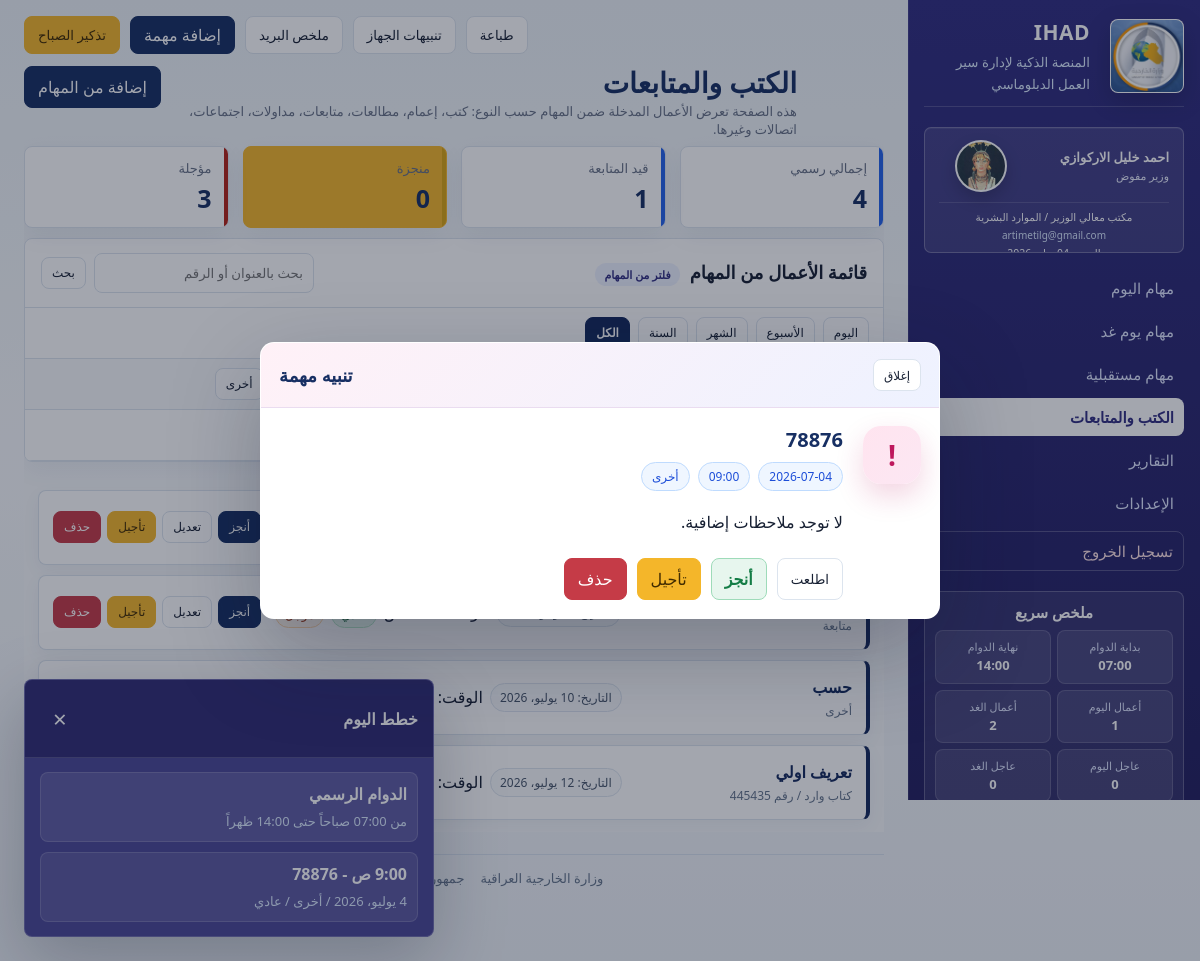
/books/ (signed in), run on the app's committed database.
### accounts/models.py (models this page shows, shortened)
class UserProfile(models.Model):
    class Role(models.TextChoices):
        ADMIN = 'ADMIN', 'Admin'
        DIRECTOR = 'DIRECTOR', 'Director'
        SECTION_HEAD = 'SECTION_HEAD', 'Section Head'
        EMPLOYEE = 'EMPLOYEE', 'Employee'
        VIEWER = 'VIEWER', 'Viewer'
    user = models.OneToOneField(settings.AUTH_USER_MODEL, on_delete=models.CASCADE, related_name='profile')
    role = models.CharField(max_length=20, choices=Role.choices, default=Role.EMPLOYEE)
    full_name = models.CharField(max_length=150)
    department = models.CharField(max_length=150)
    section = models.CharField(max_length=150, blank=True)
    job_title = models.CharField(max_length=150, blank=True)
    email_for_alerts = models.EmailField(blank=True)
    photo = models.ImageField(upload_to='profiles/', blank=True, null=True)
    first_school = models.CharField(max_length=150, blank=True)
    birth_city = models.CharField(max_length=150, blank=True)
    created_at = models.DateTimeField(auto_now_add=True)

### planner/models.py (models this page shows, shortened)
class Task(models.Model):
    class Type(models.TextChoices):
        REVIEW = 'REVIEW', 'مطالعة'
        INCOMING = 'INCOMING', 'كتاب وارد'
        OUTGOING = 'OUTGOING', 'كتاب صادر'
        CIRCULAR = 'CIRCULAR', 'إعمام'
        DELIBERATION = 'DELIBERATION', 'مداولة'
        FOLLOWUP = 'FOLLOWUP', 'متابعة'
        MEETING = 'MEETING', 'اجتماع'
        CALL = 'CALL', 'اتصال'
        OTHER = 'OTHER', 'أخرى'
    class Priority(models.TextChoices):
        NORMAL = 'NORMAL', 'عادي'
        IMPORTANT = 'IMPORTANT', 'مهم'
        URGENT = 'URGENT', 'عاجل'
    class Status(models.TextChoices):
        OPEN = 'OPEN', 'مفتوح'
        DONE = 'DONE', 'منجز'
        DEFERRED = 'DEFERRED', 'مؤجل'
        OVERDUE = 'OVERDUE', 'متأخر'
        CANCELLED = 'CANCELLED', 'ملغاة'
    user = models.ForeignKey(settings.AUTH_USER_MODEL, on_delete=models.CASCADE, related_name='tasks')
    title = models.CharField(max_length=220)
    task_type = models.CharField(max_length=24, choices=Type.choices, default=Type.OTHER)
    reference_number = models.CharField(max_length=80, blank=True)
    priority = models.CharField(max_length=20, choices=Priority.choices, default=Priority.NORMAL)
    status = models.CharField(max_length=20, choices=Status.choices, default=Status.OPEN)
    due_date = models.DateField(default=timezone.localdate)
    due_time = models.TimeField(default=time(9, 0))
    notes = models.TextField(blank=True)
    created_at = models.DateTimeField(auto_now_add=True)
    updated_at = models.DateTimeField(auto_now=True)
    class Meta:
        ordering = ['due_date', 'due_time', '-created_at']

### books/views.py (the view)
# urls.py: path('', views.book_list, name='books'),
@login_required
def book_list(request):
    base_items = restrict_queryset(Task.objects.filter(task_type__in=BOOKS_FOLLOWUP_TYPES), request.user)
    items = base_items
    q = request.GET.get('q', '').strip()
    period = request.GET.get('period', 'all')
    sort = request.GET.get('sort', 'due_date')
    task_type = request.GET.get('type', '')
    status = request.GET.get('status', '')
    priority = request.GET.get('priority', '')
    if q:
        items = items.filter(Q(title__icontains=q) | Q(notes__icontains=q) | Q(reference_number__icontains=q))
    if task_type in BOOKS_FOLLOWUP_TYPES:
        items = items.filter(task_type=task_type)
    if status in [Task.Status.OPEN, Task.Status.DONE, Task.Status.DEFERRED, Task.Status.OVERDUE, Task.Status.CANCELLED]:
        items = items.filter(status=status)
    if priority in [Task.Priority.URGENT, Task.Priority.IMPORTANT, Task.Priority.NORMAL]:
        items = items.filter(priority=priority)
    items = _period_filter(items, period)
    if sort in ['title', 'due_date', 'task_type', 'priority', 'status']:
        items = items.order_by(sort, 'due_time')
    today = timezone.localdate()
    stats = {
        'total': base_items.count(),
        'open': base_items.filter(status=Task.Status.OPEN).count(),
        'done': base_items.filter(status=Task.Status.DONE).count(),
        'deferred': base_items.filter(status=Task.Status.DEFERRED).count(),
        'urgent': base_items.filter(priority=Task.Priority.URGENT).count(),
        'due_today': base_items.filter(due_date=today).count(),
    }
    return render(request, 'books.html', {
        'items': items,
        'stats': stats,
        'q': q,
        'period': period,
        'sort': sort,
        'task_type': task_type,
        'status': status,
        'priority': priority,
        'official_types': [(value, label) for value, label in Task.Type.choices if value in BOOKS_FOLLOWUP_TYPES],
    })

### accounts/utils.py (called while the page is built, shortened)
def profile_for(user):
    return getattr(user, 'profile', None)

def role_for(user):
    if user.is_superuser:
        return UserProfile.Role.ADMIN
    profile = profile_for(user)
    return profile.role if profile else UserProfile.Role.EMPLOYEE

def visible_users(user):
    User = get_user_model()
    role = role_for(user)
    profile = profile_for(user)
    if role == UserProfile.Role.ADMIN:
        return User.objects.all()

def restrict_queryset(queryset, user):
    return queryset.filter(user__in=visible_users(user))

### books/views.py (called while the page is built)
def _period_filter(qs, period):
    today = timezone.localdate()
    if period == 'today':
        return qs.filter(due_date=today)
    if period == 'week':
        start = today - timedelta(days=today.weekday())
        return qs.filter(due_date__gte=start, due_date__lte=start + timedelta(days=6))
    if period == 'month':
        return qs.filter(due_date__year=today.year, due_date__month=today.month)
    if period == 'year':
        return qs.filter(due_date__year=today.year)
    return qs

### templates/books.html (shortened to what this page needs)
{% extends 'base.html' %}
{% block content %}
<div class="books-page-layout">
  <div class="books-fixed-zone">
<div class="top page-title-row simple-books-title">
  <div>
    <h1>الكتب والمتابعات</h1>
    <p>هذه الصفحة تعرض الأعمال المدخلة ضمن المهام حسب النوع: كتب، إعمام، مطالعات، متابعات، مداولات، اجتماعات، اتصالات وغيرها.</p>
  </div>
  <a class="btn primary" href="{% url 'planner:tasks' %}?section=today">إضافة من المهام</a>
</div>
<div class="stats dashboard-stats simple-books-stats">
  <div class="stat blue"><span>إجمالي رسمي</span><strong>{{ stats.total|default:0 }}</strong></div>
  <div class="stat blue"><span>قيد المتابعة</span><strong>{{ stats.open|default:0 }}</strong></div>
  <div class="stat gold"><span>منجزة</span><strong>{{ stats.done|default:0 }}</strong></div>
  <div class="stat red"><span>مؤجلة</span><strong>{{ stats.deferred|default:0 }}</strong></div>
</div>
<section class="panel books-panel simple-books-list official-task-filter">
  <div class="head simple-list-head">
    <h3>قائمة الأعمال من المهام</h3>
    <form method="get" class="search inline-search simple-search">
      <input name="q" value="{{ q }}" placeholder="بحث بالعنوان أو الرقم">
      <button class="btn small">بحث</button>
    </form>
  </div>
  <div class="simple-filter-row">
    <a class="btn small {% if period == 'today' %}active-filter{% endif %}" href="?period=today&type={{ task_type }}&sort={{ sort }}">اليوم</a>
    <a class="btn small {% if period == 'week' %}active-filter{% endif %}" href="?period=week&type={{ task_type }}&sort={{ sort }}">الأسبوع</a>
    <a class="btn small {% if period == 'month' %}active-filter{% endif %}" href="?period=month&type={{ task_type }}&sort={{ sort }}">الشهر</a>
    <a class="btn small {% if period == 'year' %}active-filter{% endif %}" href="?period=year&type={{ task_type }}&sort={{ sort }}">السنة</a>
    <a class="btn small {% if period == 'all' %}active-filter{% endif %}" href="?period=all&type={{ task_type }}&sort={{ sort }}">الكل</a>
  </div>
  <div class="simple-filter-row type-filter-row">
    <a class="btn small {% if not task_type %}active-filter{% endif %}" href="?period={{ period }}&sort={{ sort }}">كل الأنواع</a>
    {% for value,label in official_types %}
      <a class="btn small {% if task_type == value %}active-filter{% endif %}" href="?period={{ period }}&type={{ value }}&sort={{ sort }}">{{ label }}</a>
    {% endfor %}
  </div>
  <div class="simple-filter-row sort-filter-row">
    <a class="btn small" href="?period={{ period }}&type={{ task_type }}&sort=due_date">حسب التاريخ</a>
    <a class="btn small" href="?period={{ period }}&type={{ task_type }}&sort=priority">حسب الأولوية</a>
    <a class="btn small" href="?period={{ period }}&type={{ task_type }}&sort=status">حسب الحالة</a>
  </div>
  </div>
  <div class="simple-book-cards books-scroll-zone">
    {% for item in items %}
      <article class="simple-book-card official-task-card {% if item.status == 'DONE' %}task-done{% endif %}">
        <div class="simple-book-main">
          <strong>{{ item.title }}</strong>
          <span>{{ item.get_task_type_display }}{% if item.reference_number %} / رقم {{ item.reference_number }}{% endif %}</span>
        </div>
        <div class="simple-book-meta">
          <span>التاريخ: {{ item.due_date }}</span>
          <span>الوقت: {{ item.due_time }}</span>
          <span class="pill {{ item.priority|lower }}">{{ item.get_priority_display }}</span>
          <span class="pill status-{{ item.status|lower }}">{{ item.get_status_display }}</span>
        </div>
        <div class="simple-book-actions">
          <a class="btn primary small" href="{% url 'planner:task_done' item.pk %}">أنجز</a>
          <a class="btn small" href="{% url 'planner:task_edit' item.pk %}?next={{ request.get_full_path|urlencode }}">تعديل</a>
          <a class="btn gold small" href="{% url 'planner:task_defer' item.pk %}">تأجيل</a>
          <a class="btn danger small" href="{% url 'planner:task_delete' item.pk %}">حذف</a>
        </div>
      </article>
    {% empty %}
      <div class="empty-simple-books">لا توجد أعمال ضمن الاختيار الحالي. أضفها من صفحة المهام واختر النوع المناسب.</div>
    {% endfor %}
  </div>
</div>
{% endblock %}

### templates/base.html (shortened to what this page needs)
{% load static %}<!doctype html>
<html lang="ar" dir="rtl">
<head>
  <link rel="stylesheet" href="{% static 'css/app.css' %}?v=20260630-2325">
</head>
<body>
{% if user.is_authenticated %}
<div class="app-shell">
  <aside class="side mofa-side">
    <div class="brand vertical-brand">
      <img src="{% static 'img/logo.jpg' %}" alt="وزارة الخارجية">
      <div><h3>IHAD</h3><small>المنصة الذكية لإدارة سير العمل الدبلوماسي</small></div>
    </div>
    {% if current_profile %}
    <div class="employee-card employee-card-clean">
      <div class="employee-topline">
        <div class="employee-text">
          <strong>{{ current_profile.full_name }}</strong>
          <span>{{ current_profile.job_title|default:'العنوان الوظيفي غير محدد' }}</span>
        </div>
        {% if current_profile.photo %}<img src="{{ current_profile.photo.url }}" alt="الصورة الشخصية" class="profile-photo">{% else %}<div class="profile-avatar">ش</div>{% endif %}
      </div>
      <div class="employee-details">
        <span>{{ current_profile.department }}{% if current_profile.section %} / {{ current_profile.section }}{% endif %}</span>
        {% if current_profile.email_for_alerts %}<span>{{ current_profile.email_for_alerts }}</span>{% endif %}
        <span>{{ current_date|date:'l d F Y' }}</span>
      </div>
    </div>
    {% endif %}
    <nav class="nav-menu">
      {% with active_section=request.GET.section|default:'today' active_namespace=request.resolver_match.namespace active_url=request.resolver_match.url_name %}
      <a href="{% url 'planner:tasks' %}?section=today" class="{% if active_namespace == 'planner' and active_section == 'today' %}active-nav{% endif %}">مهام اليوم</a>
      <a href="{% url 'planner:tasks' %}?section=tomorrow" class="{% if active_namespace == 'planner' and active_section == 'tomorrow' %}active-nav{% endif %}">مهام يوم غد</a>
      {% if quick_summary.future_count %}<a href="{% url 'planner:tasks' %}?section=future" class="{% if active_namespace == 'planner' and active_section == 'future' %}active-nav{% endif %}">مهام مستقبلية</a>{% endif %}
      <a href="{% url 'books:books' %}" class="{% if active_namespace == 'books' %}active-nav{% endif %}">الكتب والمتابعات</a>
      <a href="{% url 'reports:reports' %}" class="{% if active_namespace == 'reports' %}active-nav{% endif %}">التقارير</a>
      <a href="{% url 'settings' %}" class="{% if active_url == 'settings' %}active-nav{% endif %}">الإعدادات</a>
      <a href="{% url 'accounts:logout' %}" class="logout-nav" onclick="return confirmLogout(event, this.href)">تسجيل الخروج</a>
      {% endwith %}
    </nav>
    {% if quick_summary %}
    <section class="quick-summary compact-summary">
      <strong>ملخص سريع</strong>
      <div class="mini-grid">
        <span>بداية الدوام<br><b>{{ quick_summary.work_start }}</b></span>
        <span>نهاية الدوام<br><b>{{ quick_summary.work_end }}</b></span>
        <span>أعمال اليوم<br><b>{{ quick_summary.today_count }}</b></span>
        <span>أعمال الغد<br><b>{{ quick_summary.tomorrow_count }}</b></span>
        <span>عاجل اليوم<br><b>{{ quick_summary.urgent_today }}</b></span>
        <span>عاجل الغد<br><b>{{ quick_summary.urgent_tomorrow }}</b></span>
      </div>
    </section>
    {% endif %}
  </aside>
  <main class="main">
    <div class="toolbar top-actions">
      <button class="btn gold" type="button" onclick="showStartupPanel()">تذكير الصباح</button>
      <a class="btn primary" href="{% url 'planner:tasks' %}">إضافة مهمة</a>
      <button class="btn" type="button" onclick="showMailSummary()">ملخص البريد</button>
      <button class="btn" type="button" onclick="enableDeviceNotifications()">تنبيهات الجهاز</button>
      <button class="btn" type="button" onclick="window.print()">طباعة</button>
    </div>
    {% block content %}{% endblock %}
    <footer class="ihad-main-footer"><span>وزارة الخارجية العراقية</span><span>جمهورية العراق</span><span>الإصدار 2.2</span></footer>
  </main>
</div>
<div class="planner-alert-backdrop" id="plannerAlert" aria-hidden="true">
  <section class="planner-alert-dialog">
    <div class="planner-alert-head"><button type="button" class="btn small" data-alert-close>إغلاق</button><h3 id="alertTitle">تنبيه</h3></div>
    <div class="planner-alert-body"><div class="alert-card"><div class="alert-icon" id="alertIcon">!</div><div class="alert-main"><h4 id="alertItemTitle"></h4><div class="alert-meta"><span id="alertDate"></span><span id="alertTime"></span><span id="alertMeta"></span></div><p id="alertNotes"></p><div class="toolbar alert-actions"><button type="button" class="btn" data-alert-close>اطلعت</button><a class="btn green" id="alertDone" href="#">أنجز</a><a class="btn gold" id="alertDefer" href="#">تأجيل</a><a class="btn danger" id="alertDelete" href="#">حذف</a></div></div></div></div>
  </section>
</div>
<section class="startup-panel" id="startupPanel">
  <div class="startup-head"><strong>خطط اليوم</strong><button type="button" aria-label="إغلاق" onclick="hideStartupPanel()">×</button></div>
  <div class="startup-body">
    <div class="startup-item official"><strong>الدوام الرسمي</strong><span>من 07:00 صباحاً حتى 14:00 ظهراً</span></div>
    {% for task in startup_tasks %}<div class="startup-item"><strong>{{ task.due_time }} - {{ task.title }}</strong><span>{{ task.due_date }} / {{ task.get_task_type_display }} / {{ task.get_priority_display }}</span></div>{% empty %}<div class="startup-item"><strong>لا توجد مهام حالية</strong><span>يمكنك إضافة مهام اليوم من صفحة مهام اليوم.</span></div>{% endfor %}
  </div>
</section>
{% else %}
  {% block auth_content %}{% endblock %}
{% endif %}
</body>
</html>

### data on the page
UserProfile: full_name "احمد خليل الاركوازي", job_title "وزير مفوض", photo (picture), department "مكتب معالي الوزير", section "الموارد البشرية", email_for_alerts "artimetilg@gmail.com"
Task: due_time "9:00 ص", title "78876", due_date "4 يوليو، 2026", task_type "أخرى", priority "عادي"
Task: task_type "متابعة"
Task: title "حسب", task_type "أخرى", due_date "10 يوليو، 2026"
Task: title "تعريف اولي", task_type "كتاب وارد", reference_number "445435", due_date "12 يوليو، 2026"

### other printed values
{{ quick_summary.work_start }} "07:00"
{{ quick_summary.work_end }} "14:00"
{{ quick_summary.today_count }} "1"
{{ quick_summary.tomorrow_count }} "2"
{{ quick_summary.urgent_today }} "0"
{{ quick_summary.urgent_tomorrow }} "0"
{{ stats.total|default:0 }} "4"
{{ stats.open|default:0 }} "1"
{{ stats.done|default:0 }} "0"
{{ stats.deferred|default:0 }} "3"
{{ label }} "أخرى"
